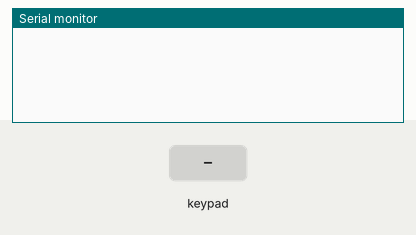
A sketch run on a simulated Arduino Uno, built with avr-gcc and run on an emulated ATmega328P. Shown: the last lines printed to the serial monitor. Wiring (inferred from the names in the program): 4×4 keypad with keys 1 2 3 A 4 5 6 B 7 8 9 C * 0 # D: rows pin 5, pin 6, pin 7, pin 8; columns pin 9, pin 10, pin 11, pin 12. The test bench sets the inputs (shaded band).

Above: at 1.2 s.
1.3 s: key '1' pressed
At 2.6 s:
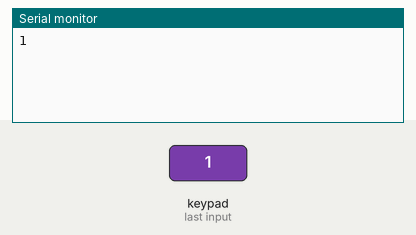
2.9 s: keypad keys 5 6 7 8 # pressed 0.4 s apart
At 5.0 s:
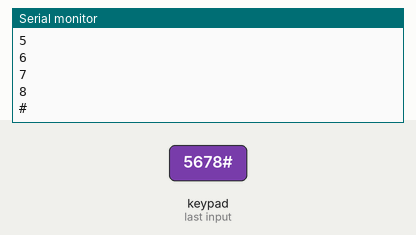
6.4 s: key 'A' pressed
At 7.7 s:
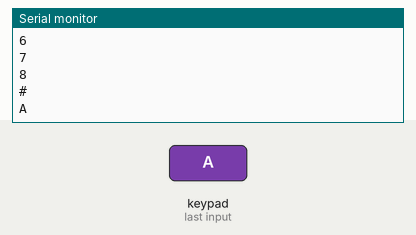
8.0 s: keypad keys 5 6 7 8 * pressed 0.4 s apart
At 10.1 s:
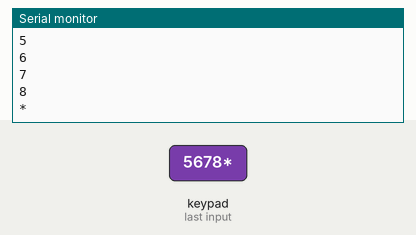
11.5 s: key 'B' pressed
At 12.7 s:
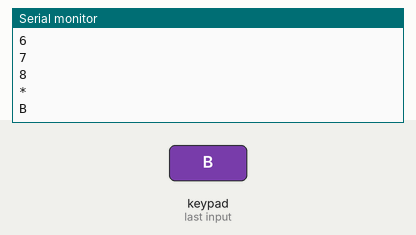
13.1 s: keypad keys 5 6 7 8 D pressed 0.4 s apart
At 15.2 s:
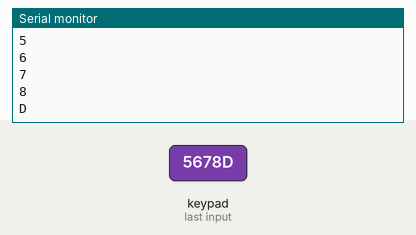
Timing chart, 0 to 16.7 s (numbered marks = the images above; inputs shaded):
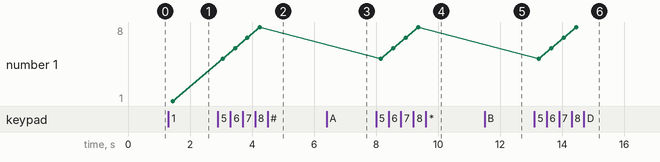

The sketch:

Cisdeck.ino
```cpp
const int numRows = 4;
const int numCols = 4;
const int debounceTime = 50;

const char keymap[numRows][numCols] = {
  { '1', '2', '3', 'A' },
  { '4', '5', '6', 'B' },
  { '7', '8', '9', 'C' },
  { '*', '0', '#', 'D' }
};

byte rowPins[numRows] = {5, 6, 7, 8};
byte colPins[numCols] = {9, 10, 11, 12};

void setup() {
  Serial.begin(9600);
  for (int row = 0; row < numRows; row++) {
    pinMode(rowPins[row],INPUT);
    digitalWrite(rowPins[row],HIGH);
  }
  for (int column = 0; column < numCols; column++) {
    pinMode(colPins[column],OUTPUT);
    digitalWrite(colPins[column],HIGH);
  }
}

void loop() {
  char key = getKey();
  if( key != 0) {
    Serial.println(key);
    delay(10);
  }
}

// getKey() returns pushed key or 0 if no key was pushed
char getKey(){
  char key = 0;
  for(int column = 0; column < numCols; column++) {
    digitalWrite(colPins[column],LOW);
    for(int row = 0; row < numRows; row++){
      if(digitalRead(rowPins[row]) == LOW){
        delay(debounceTime);
        while(digitalRead(rowPins[row]) == LOW) ;
        key = keymap[row][column];
      }
    }
    digitalWrite(colPins[column],HIGH);
  }
  return key;
}
```

Measured:
- after the input at 1.3 s, the serial monitor: prints a new line after 0.15 s (image 1)
- after the input at 2.9 s, the serial monitor: prints a new line after 0.15 s (image 2)
- after the input at 6.4 s, the serial monitor: prints a new line after 0.15 s (image 3)
- after the input at 8.0 s, the serial monitor: prints a new line after 0.15 s (image 4)
- after the input at 11.5 s, the serial monitor: prints a new line after 0.15 s (image 5)
- after the input at 13.1 s, the serial monitor: prints a new line after 0.15 s (image 6)
- plotted number 1: 1 → 8 after the input at 2.9 s
